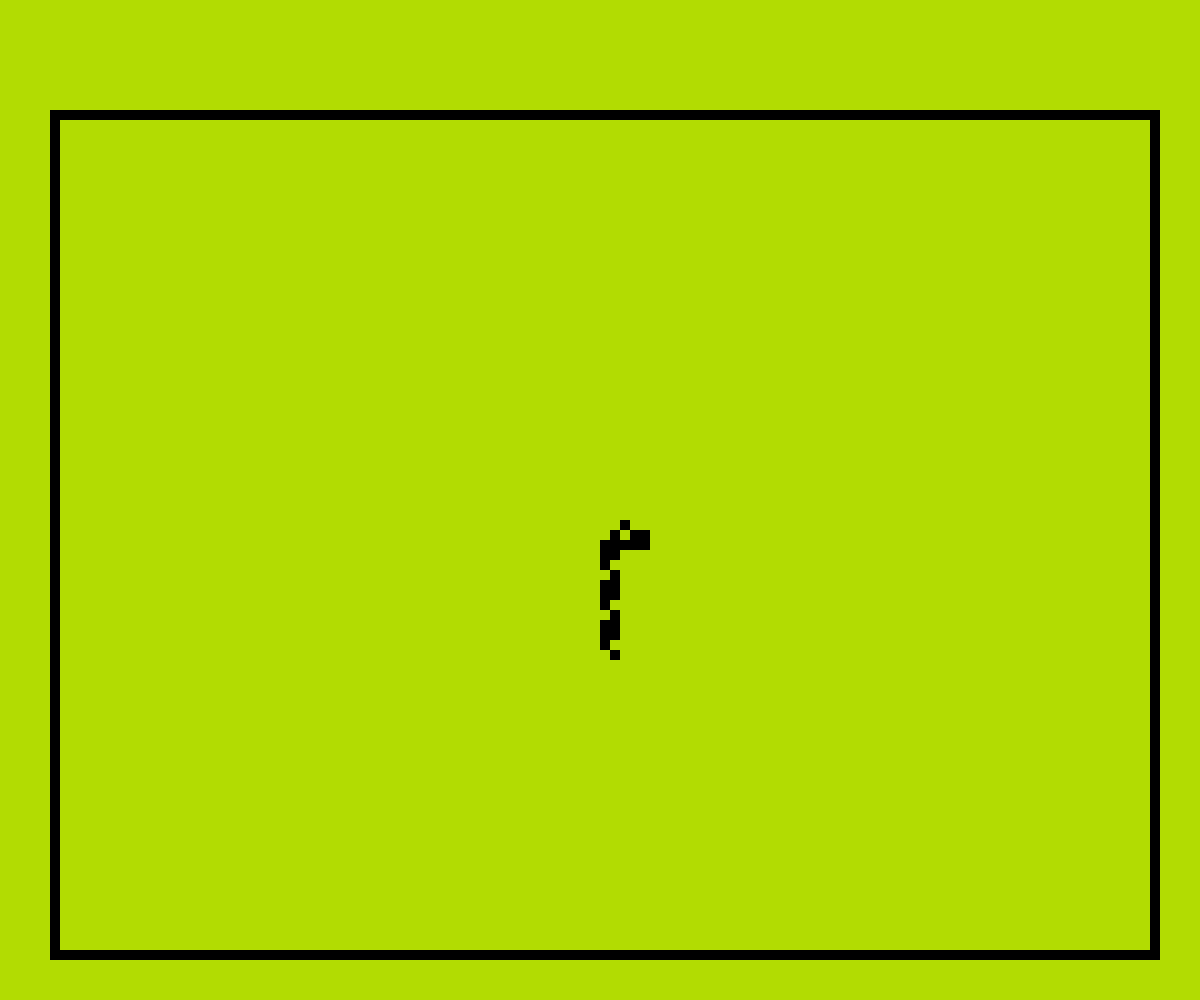
Frame 1 (no input)
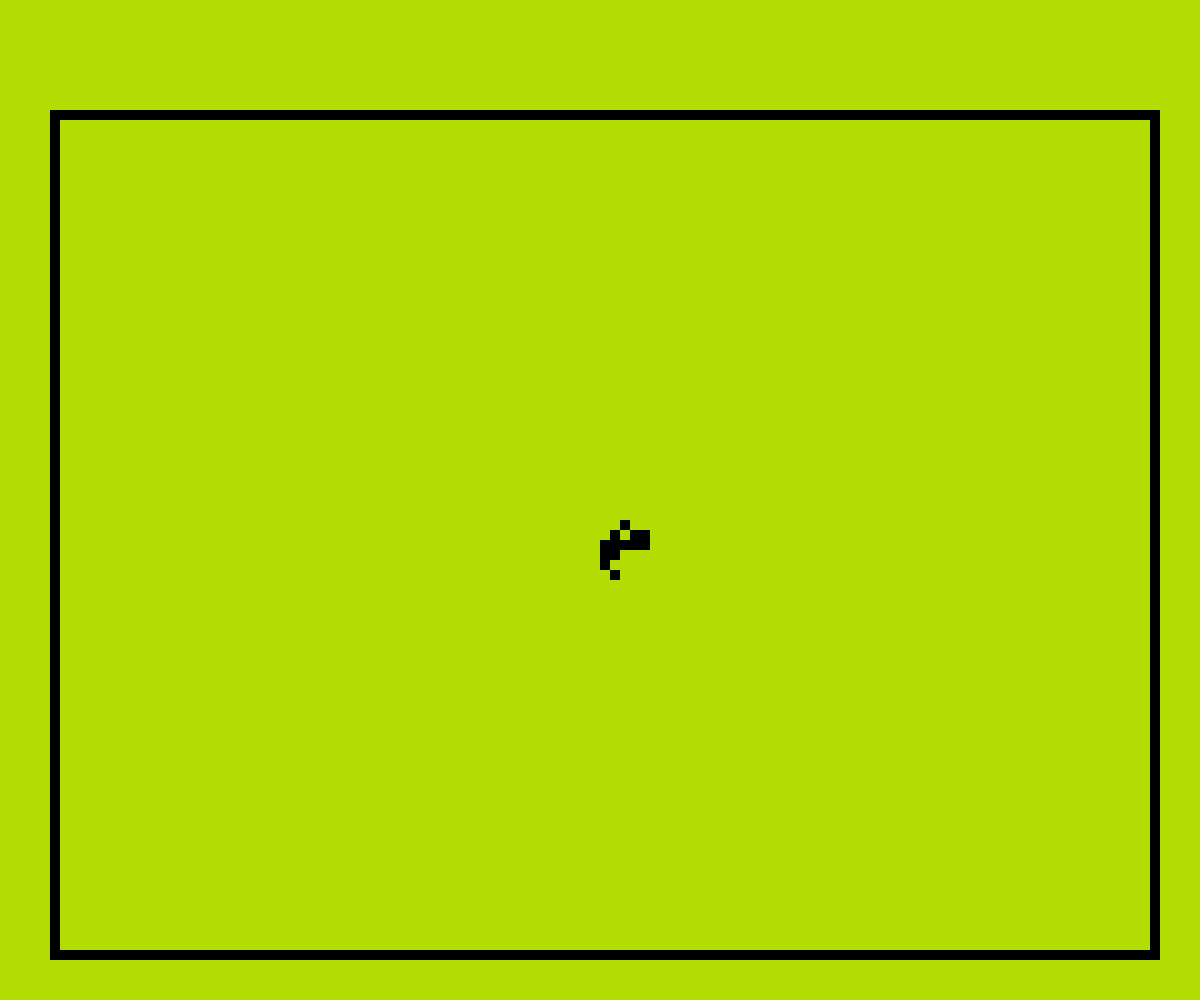
Frame 2 (the mouse pressed at the canvas centre, redrawn once)

The p5.js sketch that drew these frames (run headless with seeded random() and noise() and a simulated clock; the mouse was pressed at the canvas centre and the sketch redrawn once):

// p5.js sketch
// ── sketch.js
let canvas = null;
let display = null;
let initiated = false;


let snake= null;
let direction = null;
let running = false;

function setup() {
	frameRate(5);
	createCanvas(window.innerWidth, window.innerHeight);
	display = new Display(window.innerWidth, window.innerHeight);
	let centre = display.getCentre();
	snake   = new Snake(centre.x, centre.y);
	noLoop();
	//canvas = display.canvas;
}

function draw() {
	if (!initiated) {
		display.init();
		initiated = true;
	}
	//background(255);

	//display.clearBoard();
	display.loadBoardPixels();
	snake.clear(display);
	snake.update(direction);
	snake.draw(display);
	display.updateBoardPixels();

	display.draw();
	// background(178,220,2);
	// fill(0);
	// rectMode(CENTER);
	// rect(width/2, height/2, 10,10);
}

function keyPressed() {
	if (!running) {
		loop();
		running = true;
	}

	if (keyCode === LEFT_ARROW) {
		direction = DIRECTION.LEFT;
	} else if (keyCode === RIGHT_ARROW) {
		direction = DIRECTION.RIGHT;
	} else if (keyCode === UP_ARROW) {
		direction = DIRECTION.UP;
	} else if (keyCode === DOWN_ARROW) {
		direction = DIRECTION.DOWN;
	}
}

function mousePressed() {
	if (running) {
		noLoop();
		running = false;
	} else {
		loop();
		running = true;
	}
}
// ── display.js
class Display {
	constructor(width, height) {
		this.width  = width;
		this.height = height;
		
		this.pixelWidth  = (int) (width/Display.pixelSize);
		this.pixelHeight = (int) (height/Display.pixelSize);

		this.boardX      = 6;
		this.boardY      = 12;
		this.boardWidth  = this.pixelWidth  - 11;
		this.boardHeight = this.pixelHeight - 17;
		this.board       = createImage(this.boardWidth, this.boardHeight);

		this.background  = createImage(this.pixelWidth, this.pixelHeight);
		this.playboard   = createImage(this.pixelWidth, this.pixelHeight);
		this.boardClear   = createImage(this.boardWidth, this.boardHeight);
	}

	getCentre() {
		return {x: floor(this.boardWidth/2), y: floor(this.boardHeight/2)};
	}

	clearBoard() {
		this.board = createImage(this.boardWidth, this.boardHeight);
	}

	getBoard() {
		return this.board;
	}

	init() {
		push();
			noStroke();
			fill(Display.BACKGROUND_COLOR.r, Display.BACKGROUND_COLOR.g, Display.BACKGROUND_COLOR.b);
			rect(0, 0, this.width, this.height);
		pop();

		this.initBoard();
	}

	initBoard() {
		this.background.loadPixels();
		for (let x = 5; x < this.pixelWidth - 4; x++) {
			for (let y = 11; y < this.pixelHeight - 4; y++) {
				if (x == 5
					|| x == this.pixelWidth - 5
					|| y == 11
					|| y == this.pixelHeight - 5) {

					setPixel(x, y, this.background);
				}
			}
		}
		this.background.updatePixels();

		let h = 0;
		this.board.loadPixels();
		for (let x = 0; x < this.boardWidth; x++) {
			for (let y = 0; y < this.boardHeight; y++) {
				//setPixel(x, y, 255, h++ % 2 == 0? 0 : 255, 127, this.board);
			}
		}

		// let x = 5, y = 5;

		// setPixel(x, y+1, 0, 0, 0, this.board);
		// setPixel(x+1, y+1, 0, 0, 0, this.board);
		// setPixel(x+2, y+1, 0, 0, 0, this.board);
		// setPixel(x+3, y+1, 0, 0, 0, this.board);
		// setPixel(x+4, y+1, 0, 0, 0, this.board);
		// setPixel(x+1, y, 0, 0, 0, this.board);
		// setPixel(x+3, y, 0, 0, 0, this.board);
		// setPixel(x+4, y, 0, 0, 0, this.board);
		// setPixel(x+2, y-1, 0, 0, 0, this.board);

		this.board.updatePixels();
	}


	draw() {
		push();

			noSmooth();
			scale(Display.pixelSize);
			image(this.background, 0, 0);
			//image(this.playboard, 0, 0);
			image(this.board, this.boardX, this.boardY);
		pop();
	}

	loadBoardPixels() {
		this.board.loadPixels();
	}

	updateBoardPixels() {
		this.board.updatePixels();
	}
}

Display.BACKGROUND_COLOR = {
							r: 178,
							g: 220,
							b: 2,
							a: 255
						  };
Display.pixelSize = 10;
// ── snake.js
class Snake {
	constructor(startX, startY) {
		this.length = 4;
		this.body = [
						new SnakeBody(startX, startY, DIRECTION.UP),
						new SnakeBody(startX, startY + 4, DIRECTION.UP),
						new SnakeBody(startX, startY + 8, DIRECTION.UP),
						new SnakeBody(startX, startY + 12, DIRECTION.UP)
					];
		this.lastDirection = DIRECTION.UP;
	}

	update(direction) {
		let vector = {x: 0, y: 0};
		let step = Snake.STEP_LENGHT;


		switch (direction) {
			case DIRECTION.UP: {
				// switch (this.lastDirection) {
				// 	case DIRECTION.LEFT:
				// 	case DIRECTION.RIGHT:
				// 		step = 2;
				// }
				vector.y = -step;
			} break;
			
			case DIRECTION.DOWN: {
				switch (this.lastDirection) {
					case DIRECTION.RIGHT: {
						//step = 2;
						vector.x = -2;
					} break;

				}
				vector.y = step;;

			} break;
			
			case DIRECTION.LEFT: {
				
				vector.x = -step;
			} break;

			case DIRECTION.RIGHT: {
				vector.x = step;
			} break;
		}

		let newBody = this.body[0].getNew(vector, direction);

		this.body.unshift(newBody);
		this.lastDeleted = this.body.pop();
		this.lastDirection = direction;
	}

	draw(display) {
		let head = true;
		
		this.body.forEach(pos => {
			if (head) {
				pos.drawHead(display.getBoard());
				head = false;
			}
			pos.drawBody(display.getBoard());
			//this.prepareHead(pos.x, pos.y, display.getBoard());  // TODO use this convetion
		});
			

	}
	
	clear(display) {
		let color = Display.backgroundColor;
		let head = true;
		this.body.forEach(pos => {
			if (head) {
				pos.drawHead(display.getBoard(), true);
				head = false;
			}
			pos.drawBody(display.getBoard(), true);
			//this.prepareHead(pos.x, pos.y, display.getBoard(), true);
		});
	}
}

Snake.STEP_LENGHT = 4;
// ── snakeBody.js
class SnakeBody {
	constructor(x, y, direction) {
		this.x = x;
		this.y = y;
		this.direction = direction;
	}

	drawHead(canvas, clear = false) {
		setPixel(this.x, this.y+1, canvas, clear);
		setPixel(this.x+1, this.y+1, canvas, clear);
		setPixel(this.x+2, this.y+1, canvas, clear);
		setPixel(this.x+3, this.y+1, canvas, clear);
		setPixel(this.x+4, this.y+1, canvas, clear);
		setPixel(this.x+1, this.y, canvas, clear);
		setPixel(this.x+3, this.y, canvas, clear);
		setPixel(this.x+4, this.y, canvas, clear);
		setPixel(this.x+2, this.y-1, canvas, clear);
	}

	drawBody(canvas, clear = false) {
		switch (this.direction) {
			case DIRECTION.UP: {
				drawSquare(this.x, this.y + 2, canvas, clear);
				drawHorizontalSwivel(this.x, this.y + 4, canvas, clear);
			} break;
			
			case DIRECTION.DOWN: {
				drawSquare(this.x, this.y, canvas, clear);
				drawHorizontalSwivel(this.x, this.y - 2, canvas, clear);
			} break;
			
			case DIRECTION.LEFT: {
				drawSquare(this.x, this.y, canvas, clear);
				drawVerticalSwivel(this.x + 2, this.y, canvas, clear);
			} break;

			case DIRECTION.RIGHT: {
				drawSquare(this.x - 2, this.y, canvas, clear);
				drawVerticalSwivel(this.x - 4, this.y, canvas, clear);
			} break;
		}
	}

	getNew(vector, direction) {
		return new SnakeBody(this.x + vector.x, this.y + vector.y, direction);
	}
}
// ── snakeParts.js
function drawVerticalSwivel(x, y, canvas, clear = false) {
	setPixel(x, y, canvas, clear);
	setPixel(x + 1, y - 1, canvas, clear);
}

function drawHorizontalSwivel(x, y, canvas, clear = false) {
	setPixel(x, y - 1, canvas, clear);
	setPixel(x + 1, y, canvas, clear);
}
// ── util.js
function setPixel(x, y, image, clear = false) {
	let color;

	if (clear)
		color = Display.BACKGROUND_COLOR;
	else
		color = BLACK;

	let d = pixelDensity();
	for (let i = 0; i < d; i++) {
		for (let j = 0; j < d; j++) {
			let idx = 4 * ((y * d + j) * image.width * d + (x * d + i));
			image.pixels[idx] = color.r;
			image.pixels[idx+1] = color.g;
			image.pixels[idx+2] = color.b;
			image.pixels[idx+3] = color.a;
		}
	}
}

function drawSquare(x, y, canvas, clear = false) {
	setPixel(x    , y - 1, canvas, clear);
	setPixel(x    , y    , canvas, clear);
	setPixel(x + 1, y    , canvas, clear);
	setPixel(x + 1, y - 1, canvas, clear);
}

var DIRECTION = Object.freeze({UP: 0, DOWN: 1, LEFT: 2, RIGHT: 3});
var BLACK     = Object.freeze({r: 0, g: 0, b: 0, a: 255});
